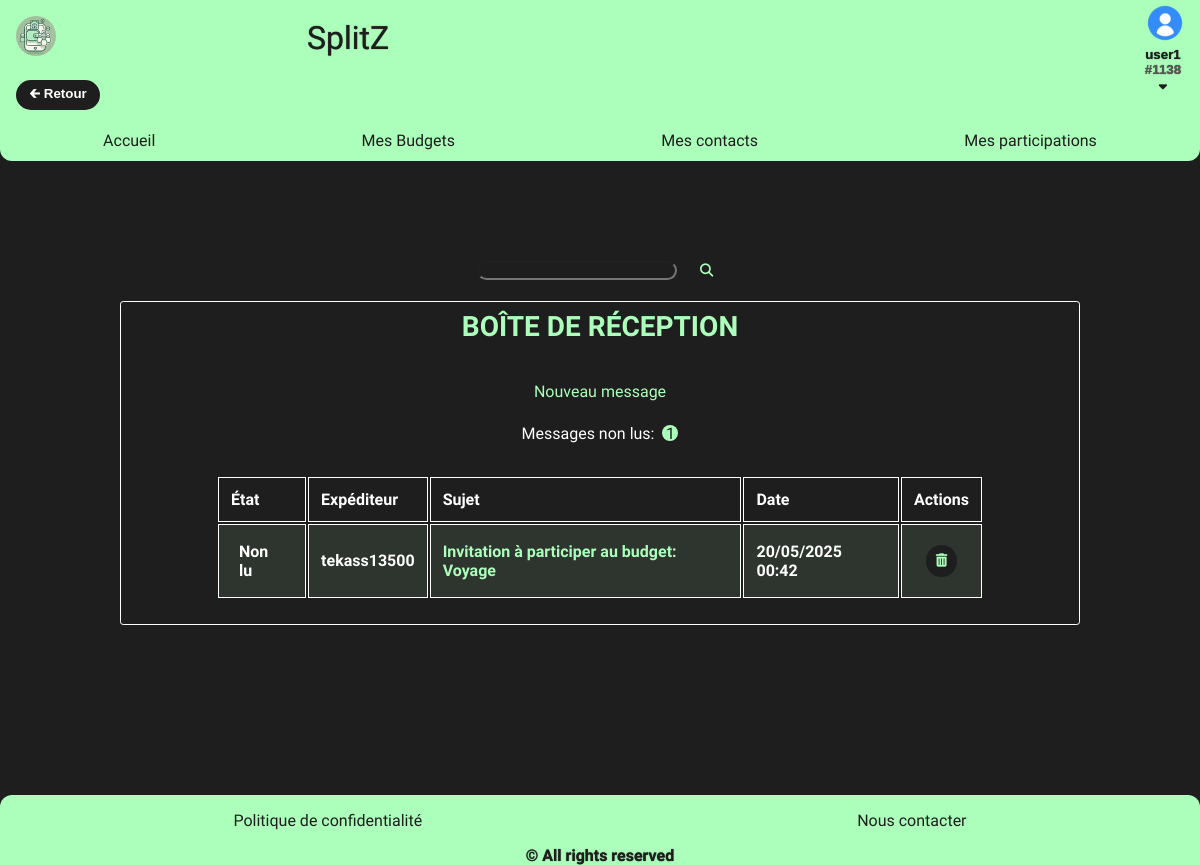
Screenshot of /index.php?route=home (signed in) with the database file from the repository.
### tables this page shows
CREATE TABLE IF NOT EXISTS `messages` (
  `id` int NOT NULL AUTO_INCREMENT,
  `sender_id` int NOT NULL,
  `recipient_id` int NOT NULL,
  `subject` varchar(255) NOT NULL,
  `content` text NOT NULL,
  `is_read` tinyint(1) DEFAULT '0',
  `created_at` datetime DEFAULT CURRENT_TIMESTAMP,
  PRIMARY KEY (`id`),
  KEY `sender_id` (`sender_id`),
  KEY `recipient_id` (`recipient_id`)
);

CREATE TABLE IF NOT EXISTS `users` (
  `id` int NOT NULL AUTO_INCREMENT,
  `username` varchar(100) NOT NULL,
  `password` varchar(100) NOT NULL,
  `email` varchar(100) NOT NULL,
  `role` varchar(100) DEFAULT 'USER',
  `created_at` timestamp NOT NULL DEFAULT CURRENT_TIMESTAMP,
  `unique_id` int NOT NULL,
  PRIMARY KEY (`id`),
  UNIQUE KEY `email` (`email`),
  UNIQUE KEY `username` (`username`),
  KEY `unique_id` (`unique_id`) USING BTREE
);

### controllers/AbstractController.php (called while the page is built, shortened)
<?php
abstract class AbstractController
{
    protected function render(string $template, array $data): void
    {
        require "templates/layout.phtml";
    }
}

### controllers/MessageController.php (called while the page is built, shortened)
<?php
class MessageController extends AbstractController
{
    public function home(): void
    {
        $userId = (int) $_SESSION['user'];
        $messageManager = new MessageManager();
        $messages = $messageManager->getInboxMessages($userId);
        $unreadCount = $messageManager->countUnreadMessages($userId);
        $this->render("home", [
            'messages' => $messages,
            'unreadCount' => $unreadCount,
            'csrf_token' => $_SESSION['csrf_token']
        ]);
    }
}

### index.php (called while the page is built, shortened)
<?php
$router = new Router();
$router->handleRequest($_GET);

### managers/AbstractManager.php (called while the page is built, shortened)
<?php
abstract class AbstractManager
{
    public function __construct()
    {
        $dotenv = Dotenv::createImmutable(__DIR__ . '/../');
        $this->db = new PDO(
            'mysql:host=' . $_ENV['DB_HOST'] . ';dbname=' . $_ENV['DB_NAME'],
            $_ENV['DB_USERNAME'],
            $_ENV['DB_PASSWORD']
        );
    }
}

### managers/MessageManager.php (called while the page is built, shortened)
<?php
class MessageManager extends AbstractManager
{
    public function getInboxMessages(int $userId): array
    {
        $query = $this->db->prepare('
            SELECT messages.*, users.username as sender_name
            FROM messages
            JOIN users ON messages.sender_id = users.id
            WHERE messages.recipient_id = :userId
            ORDER BY messages.created_at DESC
        ');
        $parameters = [':userId' => $userId];
        $query->execute($parameters);
        $messages = [];
        while ($data = $query->fetch(PDO::FETCH_ASSOC)) {
            $message = new Message(
                $data['sender_id'],
                $data['recipient_id'],
                $data['subject'],
                $data['content'],
                (bool)$data['is_read'],
                $data['created_at']
            );
            $message->setId($data['id']);
            $message->setSenderName($data['sender_name']);
            $messages[] = $message;
        }
        return $messages;
    }
    public function countUnreadMessages(int $userId): int
    {
        $query = $this->db->prepare('
            SELECT COUNT(*) as count
            FROM messages
            WHERE recipient_id = :userId AND is_read = 0
        ');
        $parameters = [':userId' => $userId];
        $query->execute($parameters);
        $result = $query->fetch(PDO::FETCH_ASSOC);
        return (int)$result['count'];
    }
}

### models/Message.php (called while the page is built, shortened)
<?php
class Message
{
    private ?int $id = null;
    private string $subject;
    private bool $isRead;
    private string $createdAt;
    private ?string $senderName = null;
    public function __construct(int $senderId = 0, int $recipientId = 0, string $subject = '', string $content = '', bool $isRead = false, string $createdAt = '')
    {
        $this->subject = $subject;
        $this->isRead = $isRead;
        $this->createdAt = $createdAt;
    }
    public function getId(): ?int
    {
        return $this->id;
    }
    public function getSenderName(): ?string
    {
        return $this->senderName;
    }
    public function getSubject(): string
    {
        return $this->subject;
    }
    public function isRead(): bool
    {
        return $this->isRead;
    }
    public function getCreatedAt(): string
    {
        return $this->createdAt;
    }
    public function setId(int $id): void
    {
        $this->id = $id;
    }
    public function setSenderName(string $senderName): void
    {
        $this->senderName = $senderName;
    }
}

### templates/home.phtml (the view, shortened to what this page needs)
<form method="POST" action="index.php?route=search-user">
    <div class="search-container">
        <input type="text" id="search-bar" name="search-bar" class="search-bar">
        <button class="button-icon search-button" type="submit" id="search-button">
            <i class="fas fa-search"></i>
        </button>
    </div>
</form>
<section>
    <h1>Boîte de réception</h1>
    <div class="inbox-actions">
        <a href="index.php?route=compose-message" class="btn btn-primary">Nouveau message</a>
    </div>
    <div class="inbox-summary">
        <p>Messages non lus: <span class="badge"><?= $unreadCount ?></span>
        </p>
    </div>
    <div class="messages-list">
        <?php if (empty($messages)) { ?>
            <p class="empty-inbox">Aucun message dans votre boîte de réception.</p>
        <?php } else { ?>
            <table class="desktop-only">
                <thead>
                    <tr>
                        <th>État</th>
                        <th>Expéditeur</th>
                        <th>Sujet</th>
                        <th>Date</th>
                        <th>Actions</th>
                    </tr>
                </thead>
                <tbody>
                    <?php foreach ($messages as $message) { ?>
                        <tr class="<?= $message->isRead() ? '' : 'unread' ?>">
                            <td>
                                <?php if (!$message->isRead()) { ?>
                                    <p class="status-indicator unread">Non lu</p>
                                <?php } else { ?>
                                    <p class="status-indicator read">Lu</p>
                                <?php }; ?>
                            </td>
                            <td><?= htmlspecialchars($message->getSenderName()) ?></td>
                            <td>
                                <a href="index.php?route=view-message&id=<?= $message->getId() ?>">
                                    <?= htmlspecialchars($message->getSubject()) ?>
                                </a>
                            </td>
                            <td><?= (new DateTime($message->getCreatedAt()))->format('d/m/Y H:i') ?></td>
                            <td>
                                <form action="index.php?route=delete-message&id=<?= $message->getId() ?>" method="post" class="delete-form">
                                    <button type="submit" class="delete-action button-icon"><i class="fas fa-trash-alt"></i></button>
                                </form>
                            </td>
                        </tr>
                    <?php }; ?>
                </tbody>
            </table>
        <?php }; ?>
    </div>
</section>

### assets/styles/css/style.css (style rules this page uses)
body { background-color: #1E1E1E; color: #FFF; width: 100%; padding: 30vh 0; font-family: "Zain", sans-serif; font-weight: 300; font-style: normal; }
h1 { font-size: 1.5rem; }
section { display: flex; flex-direction: column; justify-content: center; align-items: center; width: 80%; height: auto; margin: auto; border: 1px solid #FFF; border-radius: 0.2em; padding: 0.5em; }
form { display: flex; flex-direction: column; justify-content: center; align-items: center; align-items: center; padding: 0.5em; }
form input, form select { min-width: 30vw; margin: 0.5em auto; }
input, select { border-radius: 2em; background-color: #1E1E1E; color: #ACFFBB; }
i { padding: 0.2em; }
html { scroll-behavior: smooth; }
* { box-sizing: border-box; margin: 0; padding: 0; }
body { font-size: 16px; }
h1, h2, h3 { text-align: center; width: 100%; text-transform: uppercase; }
h1 { font-size: 1.75rem; }
a { text-decoration: none; color: #ACFFBB; }
table { padding: 1em; width: 100%; }
th, td { white-space: normal; border: 1px solid #FFF; padding: 0.5em; }
td { position: relative; }
.button-icon { background-color: #1E1E1E; color: #ACFFBB; border: none; border-radius: 2em; margin: 2em auto; padding: 0.5em; margin: 0; }
.search-bar { min-width: 15em; margin: 1em; text-align: center; border-radius: 2em; }
h1 { margin-bottom: 1em; }
.inbox-actions, .inbox-summary { display: flex; flex-direction: row; justify-content: center; align-items: flex-start; margin-bottom: 1em; }
.inbox-summary p { display: flex; flex-direction: row; justify-content: center; align-items: center; gap: 0.5em; }
.inbox-summary .badge { background-color: #ACFFBB; color: #1E1E1E; border-radius: 50%; width: 1em; height: 1em; display: flex; flex-direction: row; justify-content: center; align-items: center; }
.messages-list { width: 100%; }
.messages-list table { display: none; }
.messages-list table th, .messages-list table td { text-align: left; padding: 0.75em; }
.messages-list table tr.unread { background-color: rgba(172, 255, 187, 0.1); font-weight: bold; }
input { padding: 0; padding-left: 0.5em; }
.search-category-select, .search-container { display: flex; flex-direction: row; justify-content: center; align-items: center; width: 100%; }
.search-button, .search-bar { margin: 0.5em; }
.btn.btn-primary { display: block; width: 100%; padding: 0.6em; text-align: center; margin-top: 0.3em; }
@media screen and (min-width: 800px) { .btn.btn-primary { display: inline-block; width: auto; padding: 0.4em 0.8em; } }
section h1 { color: #ACFFBB; }
section p { padding: 0 0.5em; }
@media screen and (min-width: 600px) { .messages-list table.desktop-only { display: table; width: 100%; } }
@media screen and (min-width: 600px) { .inbox-actions, .inbox-summary, .messages-list { max-width: 800px; margin-left: auto; margin-right: auto; } }

### rows the page displays
messages: is_read "Non lu", sender.username "tekass13500", subject "Invitation à participer au budget: Voyage", created_at "20/05/2025 00:42"

### other values shown
$_SESSION['username'] "user1"
$_SESSION['unique_id'] "1138"
$unreadCount "1"
